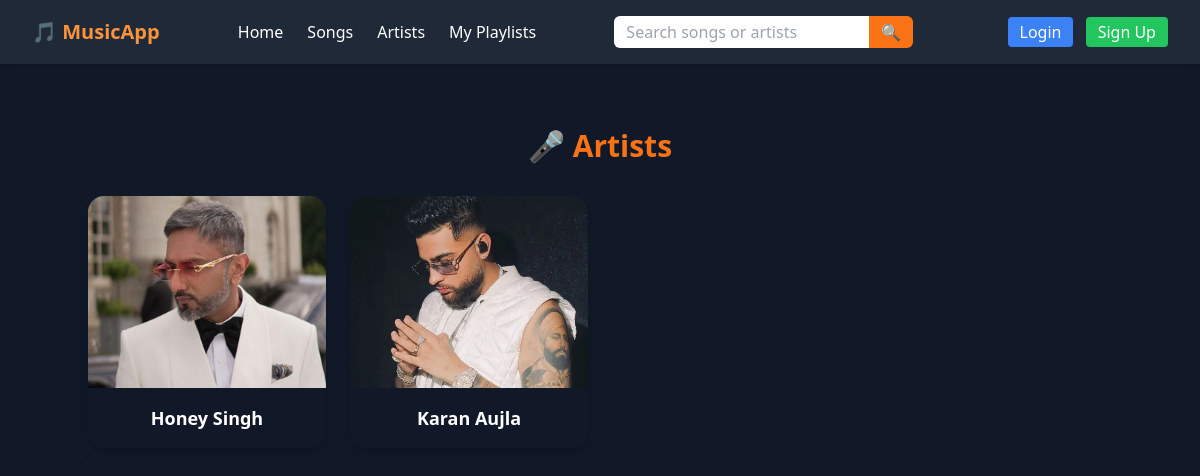
Screenshot of /artists/ with the database file from the repository.
### music/models.py (models this page shows)
class Artist(models.Model):
    name = models.CharField(max_length=120, unique=True)
    bio = models.TextField(blank=True)
    image = models.ImageField(upload_to='artists/', blank=True, null=True)

### music/views.py (the view)
# urls.py: path('artists/', views.artist_list, name='artist_list'),
def artist_list(request):
    artists = Artist.objects.all()
    return render(request, 'music/artist_list.html', {'artists': artists})

### music/templates/music/artist_list.html
{% extends "base.html" %}
{% block content %}
<div class="max-w-5xl mx-auto mt-10">
    <h1 class="text-3xl font-bold text-orange-500 mb-8 text-center">🎤 Artists</h1>
    {% if artists %}
        <div class="grid grid-cols-2 sm:grid-cols-3 md:grid-cols-4 gap-6">
            {% for artist in artists %}
            <div class="bg-gray-900 rounded-2xl shadow-lg overflow-hidden hover:shadow-2xl transition">
                <a href="{% url 'artist_detail' artist.pk %}">
                    {% if artist.image %}
                        <img src="{{ artist.image.url }}" alt="{{ artist.name }}" class="w-full h-48 object-cover">
                    {% else %}
                        <div class="w-full h-48 flex items-center justify-center bg-gray-800 text-gray-400">
                            No Image
                        </div>
                    {% endif %}
                    <div class="p-4 text-center">
                        <h2 class="text-lg font-semibold text-white">{{ artist.name }}</h2>
                    </div>
                </a>
            </div>
            {% endfor %}
        </div>
    {% else %}
        <p class="text-center text-gray-400">No artists available.</p>
    {% endif %}
</div>
{% endblock %}

### rows the page displays
Artist: image (picture), name "Honey Singh"
Artist: image (picture), name "Karan Aujla"
